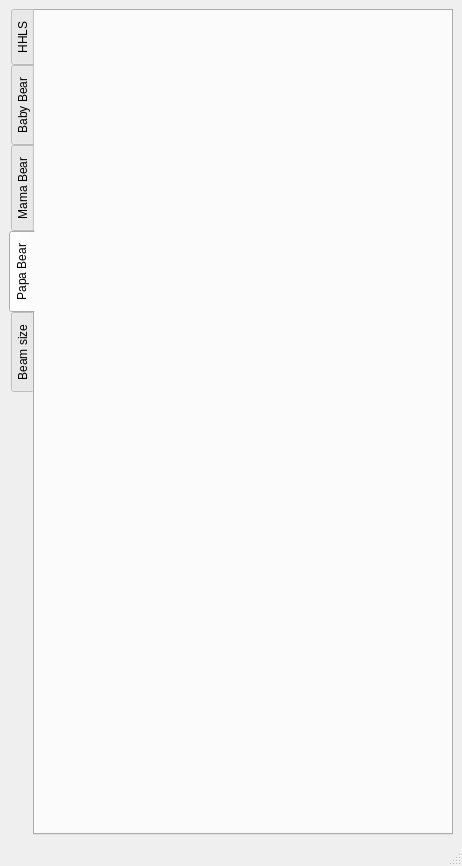
<?xml version="1.0" encoding="UTF-8"?>
<ui version="4.0">
 <class>MainWindow</class>
 <widget class="QMainWindow" name="MainWindow">
  <property name="geometry">
   <rect>
    <x>0</x>
    <y>0</y>
    <width>462</width>
    <height>866</height>
   </rect>
  </property>
  <property name="windowTitle">
   <string>MainWindow</string>
  </property>
  <property name="windowIcon">
   <iconset>
    <normaloff>main.png</normaloff>main.png</iconset>
  </property>
  <widget class="QWidget" name="centralwidget">
   <layout class="QHBoxLayout" name="horizontalLayout">
    <item>
     <widget class="QTabWidget" name="tabWidget">
      <property name="tabPosition">
       <enum>QTabWidget::West</enum>
      </property>
      <property name="currentIndex">
       <number>3</number>
      </property>
      <property name="usesScrollButtons">
       <bool>false</bool>
      </property>
      <widget class="QWidget" name="hhls">
       <attribute name="icon">
        <iconset>
         <normaloff>panda.png</normaloff>panda.png</iconset>
       </attribute>
       <attribute name="title">
        <string>HHLS</string>
       </attribute>
       <layout class="QVBoxLayout" name="verticalLayout_2">
        <item>
         <widget class="Slits" name="pandaBear" native="true"/>
        </item>
        <item>
         <spacer name="verticalSpacer_2">
          <property name="orientation">
           <enum>Qt::Vertical</enum>
          </property>
          <property name="sizeHint" stdset="0">
           <size>
            <width>20</width>
            <height>40</height>
           </size>
          </property>
         </spacer>
        </item>
       </layout>
      </widget>
      <widget class="QWidget" name="baby">
       <attribute name="icon">
        <iconset>
         <normaloff>baby.png</normaloff>baby.png</iconset>
       </attribute>
       <attribute name="title">
        <string>Baby Bear</string>
       </attribute>
       <layout class="QVBoxLayout" name="verticalLayout_3">
        <item>
         <widget class="Slits" name="babyBear" native="true"/>
        </item>
        <item>
         <spacer name="verticalSpacer_3">
          <property name="orientation">
           <enum>Qt::Vertical</enum>
          </property>
          <property name="sizeHint" stdset="0">
           <size>
            <width>20</width>
            <height>40</height>
           </size>
          </property>
         </spacer>
        </item>
       </layout>
      </widget>
      <widget class="QWidget" name="mama">
       <attribute name="icon">
        <iconset>
         <normaloff>mama.png</normaloff>mama.png</iconset>
       </attribute>
       <attribute name="title">
        <string>Mama Bear</string>
       </attribute>
       <layout class="QVBoxLayout" name="verticalLayout_4">
        <item>
         <widget class="Slits" name="mamaBear" native="true"/>
        </item>
        <item>
         <spacer name="verticalSpacer_4">
          <property name="orientation">
           <enum>Qt::Vertical</enum>
          </property>
          <property name="sizeHint" stdset="0">
           <size>
            <width>20</width>
            <height>40</height>
           </size>
          </property>
         </spacer>
        </item>
       </layout>
      </widget>
      <widget class="QWidget" name="papa">
       <attribute name="icon">
        <iconset>
         <normaloff>papa.png</normaloff>papa.png</iconset>
       </attribute>
       <attribute name="title">
        <string>Papa Bear</string>
       </attribute>
       <layout class="QVBoxLayout" name="verticalLayout_5">
        <item>
         <widget class="Slits" name="papaBear" native="true"/>
        </item>
        <item>
         <spacer name="verticalSpacer_5">
          <property name="orientation">
           <enum>Qt::Vertical</enum>
          </property>
          <property name="sizeHint" stdset="0">
           <size>
            <width>20</width>
            <height>40</height>
           </size>
          </property>
         </spacer>
        </item>
       </layout>
      </widget>
      <widget class="QWidget" name="beam">
       <attribute name="icon">
        <iconset>
         <normaloff>masha.png</normaloff>masha.png</iconset>
       </attribute>
       <attribute name="title">
        <string>Beam size</string>
       </attribute>
       <layout class="QVBoxLayout" name="verticalLayout">
        <item>
         <widget class="Slits" name="mashaBear" native="true"/>
        </item>
        <item>
         <spacer name="verticalSpacer">
          <property name="orientation">
           <enum>Qt::Vertical</enum>
          </property>
          <property name="sizeHint" stdset="0">
           <size>
            <width>20</width>
            <height>40</height>
           </size>
          </property>
         </spacer>
        </item>
        <item>
         <widget class="Line" name="line">
          <property name="orientation">
           <enum>Qt::Horizontal</enum>
          </property>
         </widget>
        </item>
        <item>
         <layout class="QHBoxLayout" name="horizontalLayout_2">
          <item>
           <widget class="QLabel" name="label">
            <property name="sizePolicy">
             <sizepolicy hsizetype="Preferred" vsizetype="Fixed">
              <horstretch>0</horstretch>
              <verstretch>0</verstretch>
             </sizepolicy>
            </property>
            <property name="text">
             <string>At distance:</string>
            </property>
           </widget>
          </item>
          <item>
           <widget class="QSpinBox" name="distance">
            <property name="suffix">
             <string>m</string>
            </property>
            <property name="minimum">
             <number>14</number>
            </property>
            <property name="maximum">
             <number>140</number>
            </property>
           </widget>
          </item>
          <item>
           <widget class="QToolButton" name="distances">
            <property name="text">
             <string>...</string>
            </property>
            <property name="popupMode">
             <enum>QToolButton::InstantPopup</enum>
            </property>
            <property name="arrowType">
             <enum>Qt::DownArrow</enum>
            </property>
           </widget>
          </item>
         </layout>
        </item>
       </layout>
      </widget>
     </widget>
    </item>
   </layout>
  </widget>
  <widget class="QMenuBar" name="menubar">
   <property name="geometry">
    <rect>
     <x>0</x>
     <y>0</y>
     <width>462</width>
     <height>34</height>
    </rect>
   </property>
  </widget>
  <widget class="QStatusBar" name="statusbar"/>
 </widget>
 <customwidgets>
  <customwidget>
   <class>Slits</class>
   <extends>QWidget</extends>
   <header location="global">slits.h</header>
   <container>1</container>
  </customwidget>
 </customwidgets>
 <resources/>
 <connections/>
</ui>
